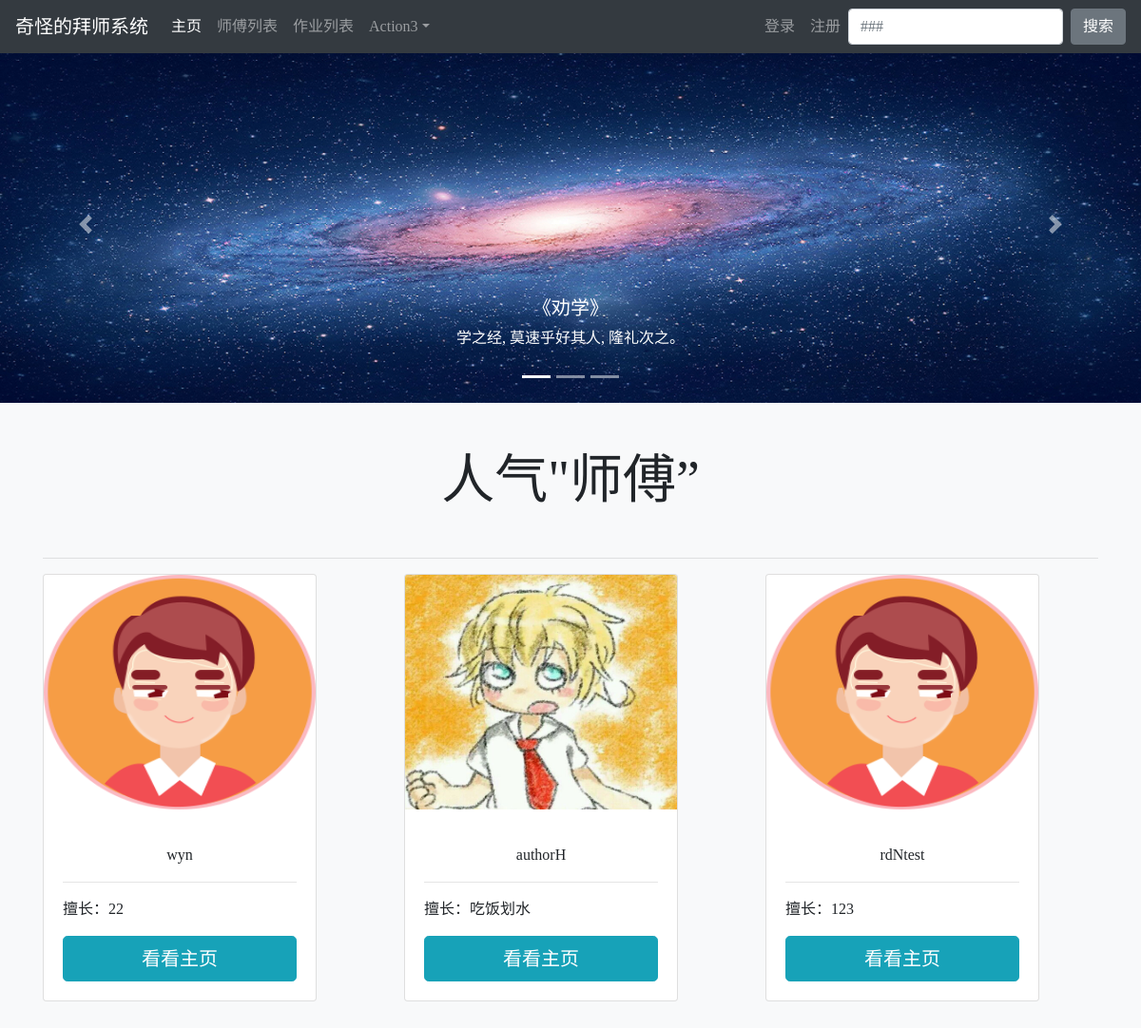
/, run on an earlier commit of the app's database.
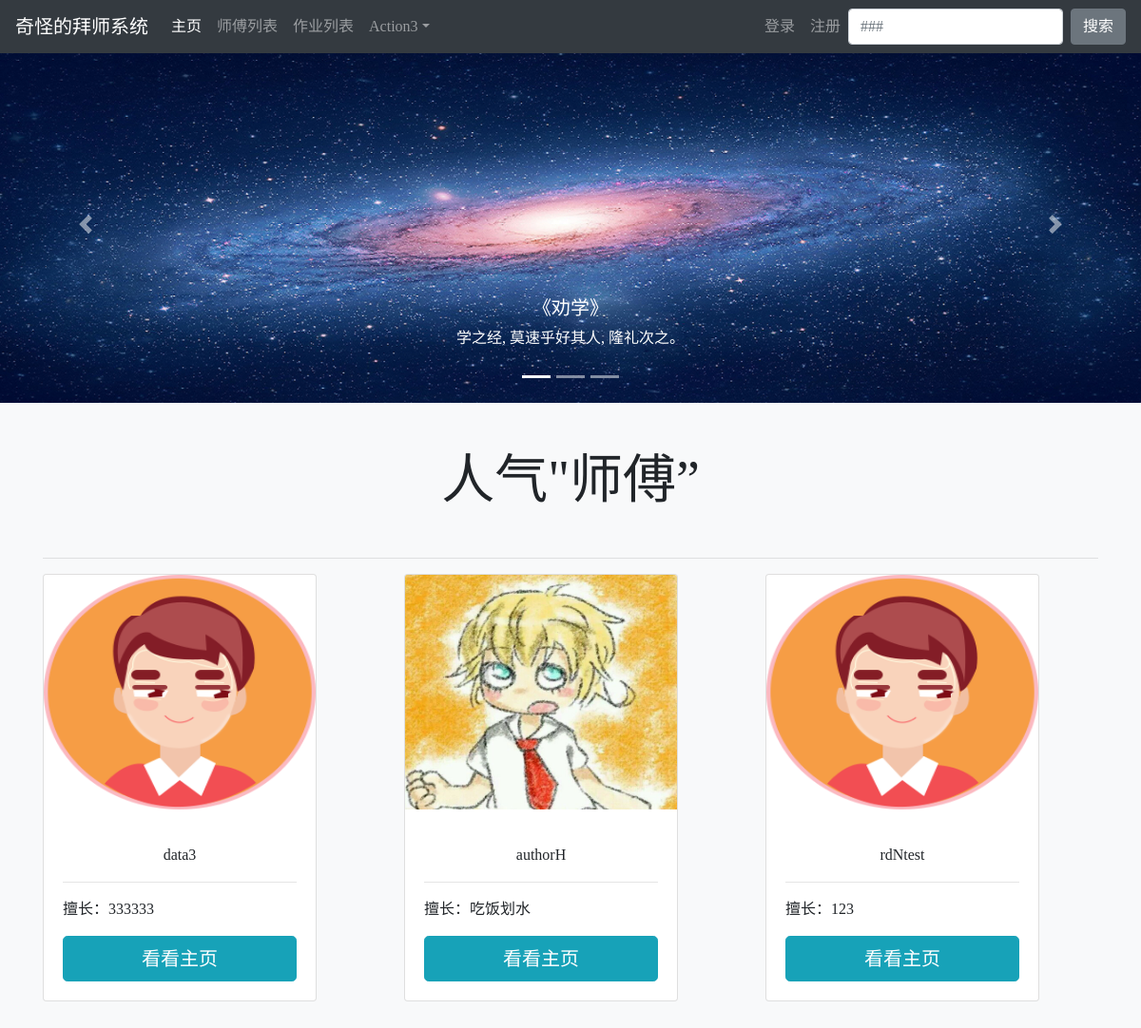
And on a later commit of the database.
### user/models.py (models this page shows, shortened)
class ReadNum(models.Model):
    read_num = models.IntegerField(default=0)
    teacher = models.OneToOneField(Teacher, on_delete=models.DO_NOTHING)

class Teacher(models.Model):
    user = models.OneToOneField(User, on_delete=models.CASCADE, null=True)
    teacher_name = models.CharField(max_length=10, null=True)
    skill = models.CharField(max_length=50, null=True)
    enter_time = models.DateTimeField(null=True, blank=True)
    self_introduction = RichTextUploadingField(null=True)

### ApprenticeshipSystem/views.py (the view)
# urls.py: 2. Add a URL to urlpatterns:  path('', views.home, name='home')
def home(request):
    teachers = Teacher.objects.all().order_by('-readnum__read_num')
    read_nums = ReadNum.objects.all().order_by('-read_num')
    hot_read_nums = []
    hot_teachers = []
    len_read_num = len(read_nums)
    if len_read_num < 3:
        for i in range(len_read_num):
            hot_read_nums.append(read_nums[i])
            hot_teachers.append(teachers[i])
    else:
        for i in range(0, 3):
            hot_read_nums.append(read_nums[i])
            hot_teachers.append(teachers[i])
    context = {}
    context['teachers'] = teachers
    context['read_nums'] = read_nums
    context['hot_read_nums'] = hot_read_nums
    context['read_numlen'] = str(len(read_nums))
    context['hot_teachers'] = hot_teachers
    return render(request, 'index.html', context)

### user/models.py (called while the page is built)
def get_Profile(self):
    if Profile.objects.filter(user=self).exists():
        profile = Profile.objects.get(user=self)
        return profile
    else:
        return ''

    def photo_resize_url(self):
        if self.photo_resize and hasattr(self.photo_resize, 'url'):
            return self.photo_resize.url
        else:
            return '\\media\\upload\\default\\user.jpg'

### templates/index.html (shortened to what this page needs)
{% extends 'base.html' %}
{% block homeActive %} active {% endblock %}
{% block content %}
    <div id="carouselExampleCaptions" class="carousel slide" data-ride="carousel">
      <ol class="carousel-indicators">
        <li data-target="#carouselExampleCaptions" data-slide-to="0" class="active"></li>
        <li data-target="#carouselExampleCaptions" data-slide-to="1"></li>
        <li data-target="#carouselExampleCaptions" data-slide-to="2"></li>
      </ol>
        <div class="carousel-inner">
            <div class="carousel-item active" data-interval="3000">
                <img src="/media/3.png" class="d-block w-100" alt="..." >
                    <div class="carousel-caption d-none d-md-block">
                    <h5>《劝学》</h5>
                <p>学之经, 莫速乎好其人, 隆礼次之。</p>
            </div>
        </div>
        </div>
        <a class="carousel-control-prev" href="#carouselExampleCaptions" role="button" data-slide="prev">
            <span class="carousel-control-prev-icon" aria-hidden="true"></span>
        </a>
        <a class="carousel-control-next" href="#carouselExampleCaptions" role="button" data-slide="next">
            <span class="carousel-control-next-icon" aria-hidden="true"></span>
        </a>
    </div>
<div class="container">
    <div class="pricing-header px-3 py-3 pt-md-5 pb-md-4 mx-auto text-center">
        <h1 class="display-4">人气"师傅”</h1>
    </div>
    <hr>
    <div class="row">
        {% for readnum in hot_read_nums %}
          <div class="col-md-4">
            <div class="card" style="width: 18rem;">
              <img src="{{ readnum.teacher.user.Profile.photo_resize_url }}" class="card-img-top" height="247" width="148" alt="...">
              <div class="card-body">
                    <p class="card-text">
                        <div style="text-align: center">{{ readnum.teacher.teacher_name }}</div>
                  <hr>
                        {% autoescape off %}
                            擅长：{{ readnum.teacher.skill }}
                        {% endautoescape %}
                    </p>
                    <button class="btn btn-info btn-lg btn-block">
                        <a href="{% url 'teacher_info_outside' readnum.teacher.user.pk %}" style="color: white">
                            看看主页
                        </a>
                    </button>
              </div>
            </div>
          </div>
        {% endfor %}
  </div>
</div>
{% endblock content %}

What changed in the data, as far as the page shows it:
changed through a linked row, ReadNum: teacher.teacher_name "wyn" → "data3"; teacher.skill "22" → "333333"
